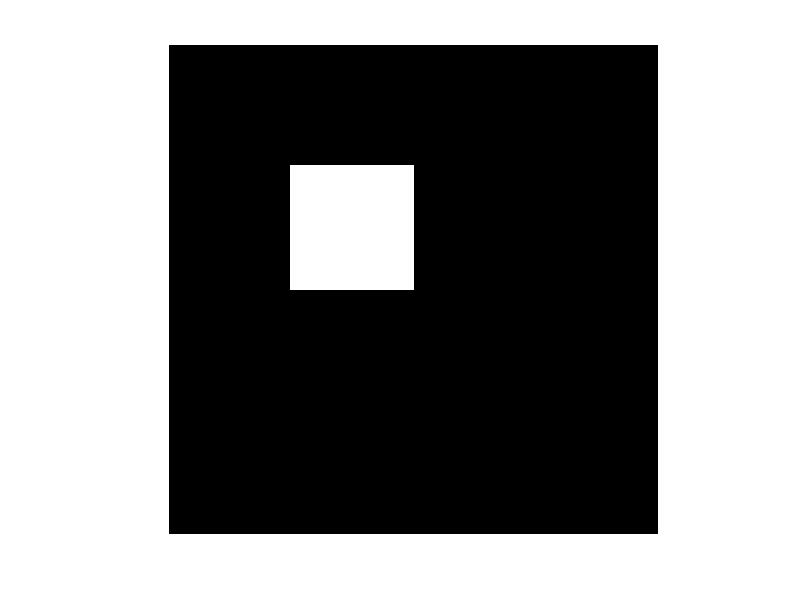
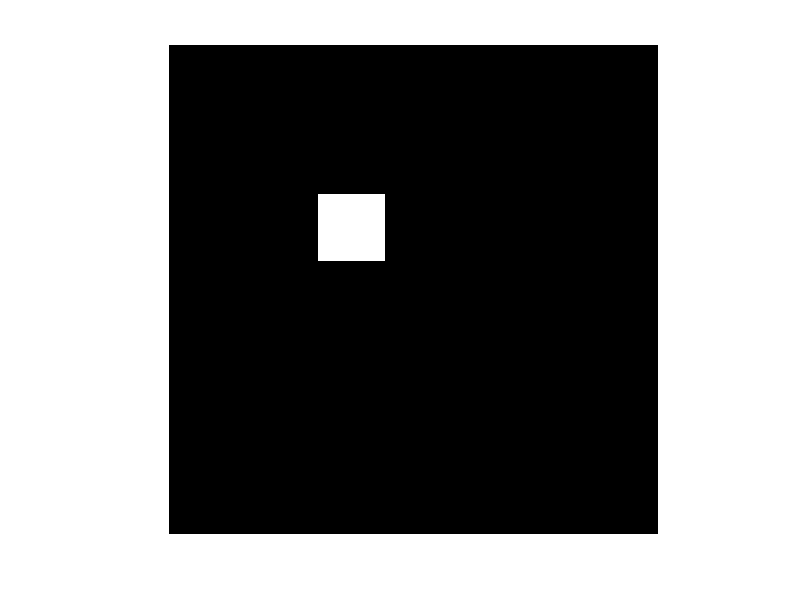

Source code (MATLAB) for these figures, in order:
% Create Image of 65x65 square
img = zeros(256,256);
for i=64:128,
    for j=64:128,
        img(i, j) = 255;
    end
end
figure();
imshow(img);
% Symmetric Square Strel
strelSize = 31;
center = [15, 15];
h = (strelSize-1)/2;
[m, n] = size(img);
% Below 2 lines implement padding
IMG = [zeros(m, h), img, zeros(m, h)];
IMG = [zeros(h, n+(2*h)); IMG; zeros(h, n+(2*h))];
result = ones(m, n);
for i=1+h:m+h
    for j=1+h:n+h
        subimg = IMG(i-h:i+h, j-h:j+h);
        % if (subimg(center(1),center(2)) == 0)
        %     result(i-h, j-h) = 0;
        %     continue;
        % end
        vals = subimg(:);
        [p, q] = size(vals); % q will always be 1
        for k= 1:p
            if vals(k) == 0
                result(i-h, j-h) = 0;
                break;
            end
        end
    end
end
result = result*255;
figure();
imshow(uint8(result));